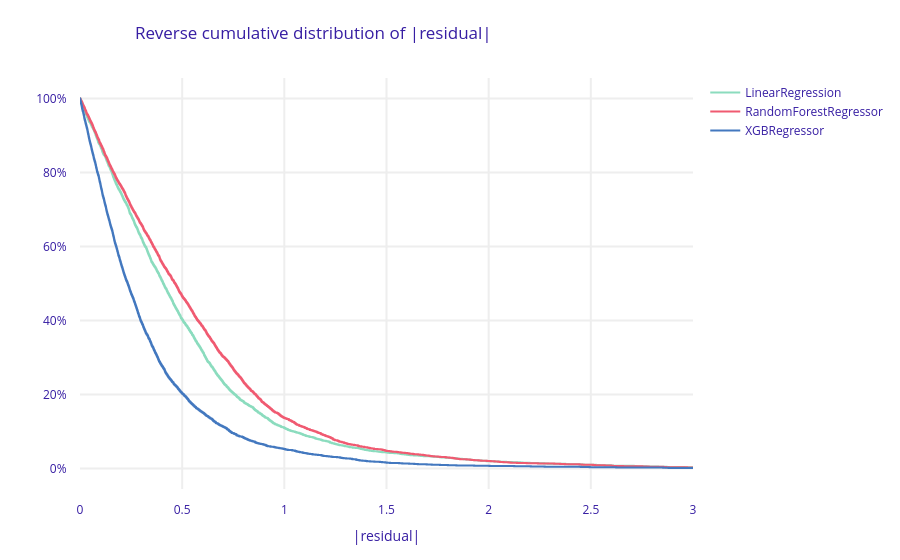

Notebook code for this chart:
### Code cell
fig = lr_perf.plot([rf_perf, xgb_perf], show=False)
fig.update_layout(xaxis_range=[0, 3])

### Figure 1 — Plotly figure (JSON) as saved in the notebook; plotly's stock layout.template omitted (floating-point values rounded to 4 significant figures; data arrays with more than 128 entries replaced by an {"elided": "..."} marker saying what was removed)
{"data": [{"line": {"shape": "hv"}, "marker": {"color": "#8bdcbe"}, "name": "LinearRegression", "type": "scatter", "x": {"elided": "5160 float values"}, "y": {"elided": "5160 float values"}}, {"line": {"shape": "hv"}, "marker": {"color": "#f05a71"}, "name": "RandomForestRegressor", "type": "scatter", "x": {"elided": "5158 float values"}, "y": {"elided": "5158 float values"}}, {"line": {"shape": "hv"}, "marker": {"color": "#4378bf"}, "name": "XGBRegressor", "type": "scatter", "x": {"elided": "5160 float values"}, "y": {"elided": "5160 float values"}}], "layout": {"font": {"color": "#371ea3"}, "margin": {"b": 71, "r": 30, "t": 78}, "title": {"text": "Reverse cumulative distribution of |residual|", "x": 0.15}, "xaxis": {"automargin": true, "fixedrange": true, "gridwidth": 2, "range": [0, 3], "tickcolor": "white", "ticklen": 10, "ticks": "outside", "title": {"text": "|residual|"}, "type": "linear", "zeroline": false}, "yaxis": {"automargin": true, "fixedrange": true, "gridwidth": 2, "tickcolor": "white", "tickformat": ",.0%", "ticklen": 10, "ticks": "outside", "type": "linear", "zeroline": false}}}
